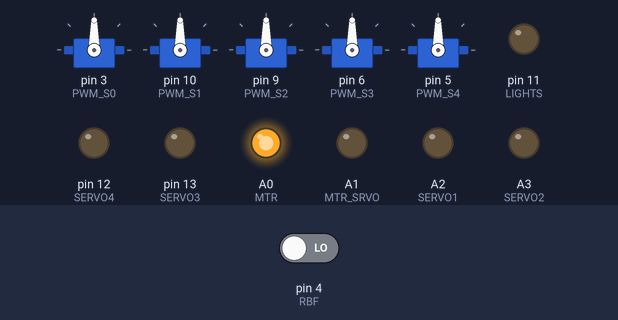
Recording of a sketch running on a simulated Arduino Pro Mini, built with avr-gcc and run on an emulated ATmega328P. Parts: 5 × servo, output pins drawn as LEDs (lit = HIGH). The inputs (shaded band) are chosen by the test bench; at power-on: pin 4 (RBF) LOW. What the sketch prints to the serial monitor is not drawn.

Above: at 0.05 s.
At 0.25 s:
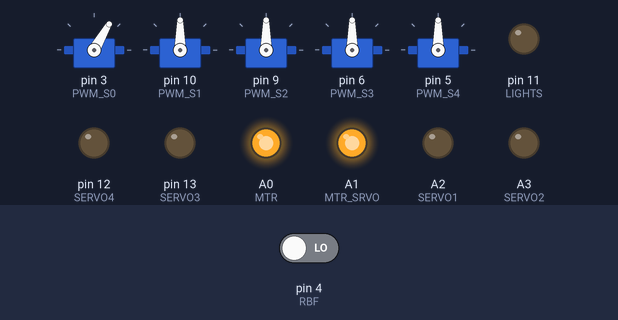
At 0.45 s:
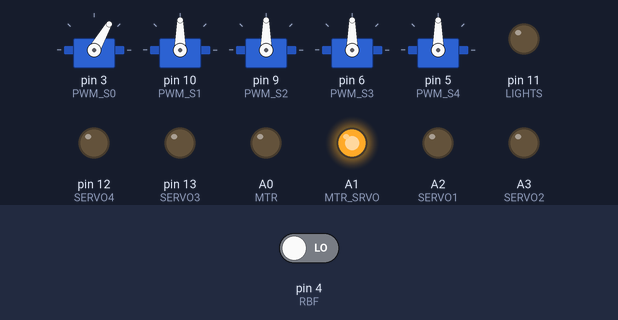
Timing chart, 0 to 3.0 s (numbered marks = the images above):
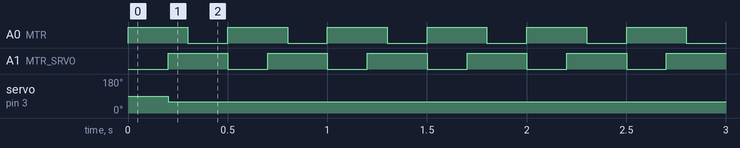

Measured:
- by itself, A0 (MTR), A1 (MTR_SRVO): alternates HIGH for 0.30 s and LOW for 0.20 s
- by itself, servo on pin 3 (PWM_S0): 90° → 60° at 0.20 s

The sketch:

Pro_mini_code_servoTest.ino
```cpp
// Rocksat-x 2019 Primary Motherboard software
// ---
// Written by: Ryan Wade
// ---
// This program controls CCofCO's rocksat-x payload, as well as telemeters data to the rocket

#include <Wire.h>
#include <Servo.h>

/*-- Actuator values --*/
#define LAUNCHER_HOME_POS 90 // Home posistion for servos (retaining ball)
#define LAUNCHER_FINAL_POS_RIGHT 145 // Final posistion for launcher servos on right
#define LAUNCHER_FINAL_POS_LEFT 35 // Final posistion for launcher servos on left
#define LAUNCHER_VELOCITY_DELAY 25 // Delay between angle changes on launchers to achive desired velocity (in ms)
#define CHARGER_HOME_POS 60 // Home posistion for charging assembly servo
#define CHARGER_ACTIVE_POS 145 // Charging posistion for motor servo
#define CHARGE_POS 90 // Charger servo posistion for active charging
#define CHARGE_TIME 5000 // Time to run charger aparatus (in ms)
/*-----------------------*/

/*-- uC values  --*/
#define SAMPLE_RATE 500 // Rate at which probes are read (in ms)
#define TEENSY_ADR 0x66 // I2C address of Teensy board
#define SLAVE_ADR 0x10 // Slave address used by arduino in slave mode
#define BAUD_RATE 19200 // Rocket telemetry rate
#define PROCESSING_TIME 15000 // Time delay before asking PIs for data after launch (in ms)
#define PI_BOOT_TIME 5000 // Time for the R PIs to boot and stop doing weird things on the GPIO PINS
/*-----------------------*/

/*-- Pin definitions --*/
#define START 2 // TE-1 signal line
#define PWM_S0 3 // Servo 0 signal pin (motor servo)
#define RBF 4 // Remove before flight pin
#define PWM_S1 10 // Servo 1 signal pin
#define PWM_S2 9 // Servo 2 signal pin
#define PI2_TRIG 7 // PI Zero #2 I2C trigger line
#define PI1_TRIG 8 // PI Zero #1 I2C trigger line
#define PWM_S3 6 // Servo 3 signal line
#define PWM_S4 5 // Servo 4 signal line
#define LIGHTS 11 //  Light relay line
#define SERVO4 12 // Servo 4 powerline control pin
#define SERVO3 13 // Servo 3 powerline control pin
#define SERVO2 A3 // Servo 2 powerline control pin
#define SERVO1 A2 // Servo 1 powerline control pin
#define MTR_SRVO A1 // Motor position servo powerline control pin
#define MTR A0 // Motor power control pin
/*-----------------------*/

typedef union
{
  int32_t number;
  uint8_t bytes[4];
} FLOATUNION_t;

const int SERVOS[5] = { MTR_SRVO, SERVO1, SERVO2, SERVO3, SERVO4 };
Servo myServos[5];
uint8_t sequence = 0, launchNum = 0;
unsigned long lastTempSend, timeCompleted = 0, nextEvent = 0;
bool started = false, rbf = true;

void setup() {
  Wire.begin();
  Serial.begin(BAUD_RATE);

  Serial.println(F("Connected."));

  // Pin declerations
  pinMode(START, INPUT);
  pinMode(RBF, INPUT);
  pinMode(PI2_TRIG, OUTPUT);
  pinMode(PI1_TRIG, OUTPUT);
  pinMode(LIGHTS, OUTPUT);
  pinMode(SERVO4, OUTPUT);
  pinMode(SERVO3, OUTPUT);
  pinMode(SERVO2, OUTPUT);
  pinMode(SERVO1, OUTPUT);
  pinMode(MTR_SRVO, OUTPUT);
  pinMode(MTR, OUTPUT);
  // ------------------

  // Set default states
  digitalWrite(PI2_TRIG, LOW);
  digitalWrite(PI1_TRIG, LOW);
  digitalWrite(LIGHTS, LOW);
  digitalWrite(SERVO4, LOW);
  digitalWrite(SERVO3, LOW);
  digitalWrite(SERVO2, LOW);
  digitalWrite(SERVO1, LOW);
  digitalWrite(MTR_SRVO, LOW);
  digitalWrite(MTR, LOW);
  // ---------------

  // Attach Servos
  myServos[0].attach(PWM_S0); // Motor Servo
  myServos[1].attach(PWM_S1); // Tube 1
  myServos[2].attach(PWM_S2); // Tube 2
  myServos[3].attach(PWM_S3); // Tube 3
  myServos[4].attach(PWM_S4); // Tube 4

  /* Removed for testing
  // Set all servos to home posistion
  myServos[0].write(CHARGER_HOME_POS);
  myServos[1].write(LAUNCHER_HOME_POS);
  myServos[2].write(LAUNCHER_HOME_POS);
  myServos[3].write(LAUNCHER_HOME_POS);
  myServos[4].write(LAUNCHER_HOME_POS);
  // ---------------
  */

  if (digitalRead(RBF) == HIGH) { // Remove Beofre Flight pin is present at power on
    rbf = false;
    Serial.println(F("-- RBF Inhibitor PRESENT at POWERON --"));
  }

  lastTempSend = 0;
}

void loop() {
  //delay(1000);
  //launch(0);
  beginCharging();
  endCharging();
  //launch(2);
  //delay(1000);
  //launch(3);
  //delay(1000);
  //launch(4);
  //delay(1000);
}


// --------------------
// Runs the sequence of commands required to launch a tube
// --------------------
void launch (int inServo) {

  //digitalWrite(LIGHTS, HIGH); // Turn on chamber lights
  myServos[inServo].write(LAUNCHER_HOME_POS); // Make sure servo wants to travel to home posistion

  Serial.println(inServo);

  digitalWrite(SERVOS[inServo], HIGH); // Arm launcher servo

  if (/*rbf || digitalRead(RBF == HIGH)*/true) { // Only move if inhibitor is not present at power on or nown
    if (inServo == 2 || inServo == 4)
    {
      for (int i = LAUNCHER_HOME_POS; i < LAUNCHER_FINAL_POS_RIGHT; ++i) { // Move servo from home posistion to launched posistion
        myServos[inServo].write(i);
        delay(LAUNCHER_VELOCITY_DELAY);
      }
    }
    else
    {
      for (int i = LAUNCHER_HOME_POS; i > LAUNCHER_FINAL_POS_LEFT; --i) { // Move servo from home posistion to launched posistion
        //Serial.println(i);

        myServos[inServo].write(i);
        delay(LAUNCHER_VELOCITY_DELAY);
      }
    }
  }

  digitalWrite(SERVOS[inServo], LOW); // Disarm launcher servo
  ++launchNum;

}
void beginCharging() {
  digitalWrite(MTR, HIGH); // Turn on motor
  delay(200);
  digitalWrite(MTR_SRVO, HIGH); // Turn on power to motor servo

  myServos[0].write(CHARGER_ACTIVE_POS); // Move servo to charging posistion
}

void endCharging() {
  myServos[0].write(CHARGER_HOME_POS); // Move servo to home posistion
  delay(100); // Wait for servo to move
  digitalWrite(MTR, LOW); // Turn off motor
  delay(200);
  digitalWrite(MTR_SRVO, LOW); // Turn off motor servo

}
```
